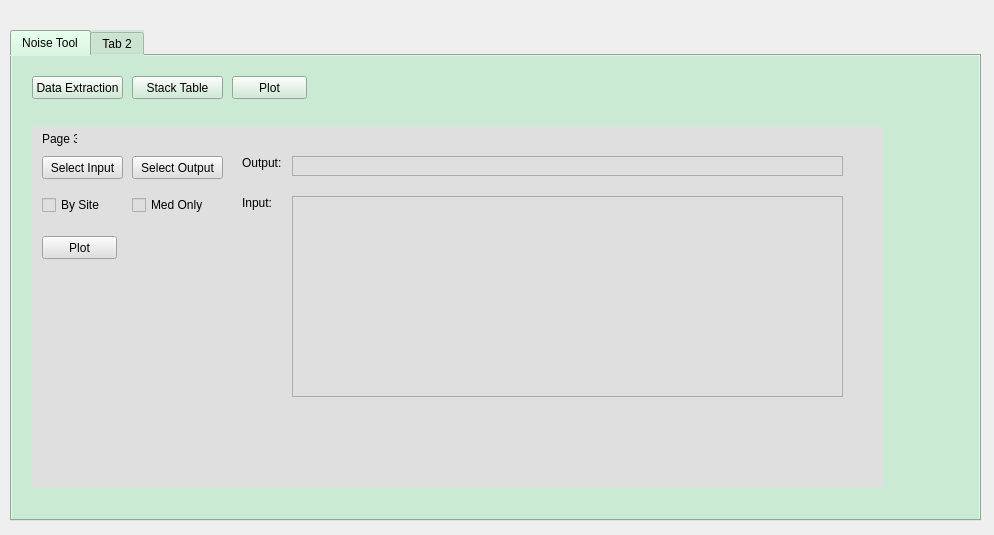
<?xml version="1.0" encoding="UTF-8"?>
<ui version="4.0">
 <class>Form</class>
 <widget class="QWidget" name="Form">
  <property name="geometry">
   <rect>
    <x>0</x>
    <y>0</y>
    <width>994</width>
    <height>535</height>
   </rect>
  </property>
  <property name="windowTitle">
   <string>Form</string>
  </property>
  <widget class="QTabWidget" name="tabWidget">
   <property name="geometry">
    <rect>
     <x>10</x>
     <y>30</y>
     <width>971</width>
     <height>491</height>
    </rect>
   </property>
   <property name="focusPolicy">
    <enum>Qt::NoFocus</enum>
   </property>
   <property name="styleSheet">
    <string notr="true">background-color: rgb(202, 234, 211);</string>
   </property>
   <property name="currentIndex">
    <number>0</number>
   </property>
   <widget class="QWidget" name="noise_tab">
    <property name="mouseTracking">
     <bool>false</bool>
    </property>
    <property name="focusPolicy">
     <enum>Qt::ClickFocus</enum>
    </property>
    <attribute name="title">
     <string>Noise Tool</string>
    </attribute>
    <widget class="QPushButton" name="data_extraction_tab_btn">
     <property name="geometry">
      <rect>
       <x>20</x>
       <y>20</y>
       <width>91</width>
       <height>23</height>
      </rect>
     </property>
     <property name="text">
      <string>Data Extraction</string>
     </property>
    </widget>
    <widget class="QPushButton" name="stack_table_tab_btn">
     <property name="geometry">
      <rect>
       <x>120</x>
       <y>20</y>
       <width>91</width>
       <height>23</height>
      </rect>
     </property>
     <property name="text">
      <string>Stack Table</string>
     </property>
    </widget>
    <widget class="QPushButton" name="plot_tab_btn">
     <property name="geometry">
      <rect>
       <x>220</x>
       <y>20</y>
       <width>75</width>
       <height>23</height>
      </rect>
     </property>
     <property name="text">
      <string>Plot</string>
     </property>
    </widget>
    <widget class="QStackedWidget" name="stack_widget">
     <property name="geometry">
      <rect>
       <x>20</x>
       <y>70</y>
       <width>851</width>
       <height>361</height>
      </rect>
     </property>
     <property name="styleSheet">
      <string notr="true">background-color: rgb(223, 223, 223);</string>
     </property>
     <property name="currentIndex">
      <number>2</number>
     </property>
     <widget class="QWidget" name="page">
      <widget class="QLabel" name="page1">
       <property name="geometry">
        <rect>
         <x>10</x>
         <y>5</y>
         <width>35</width>
         <height>15</height>
        </rect>
       </property>
       <property name="text">
        <string>Page 1</string>
       </property>
      </widget>
     </widget>
     <widget class="QWidget" name="page_2">
      <widget class="QLabel" name="page2">
       <property name="geometry">
        <rect>
         <x>10</x>
         <y>5</y>
         <width>35</width>
         <height>15</height>
        </rect>
       </property>
       <property name="text">
        <string>Page 2</string>
       </property>
      </widget>
     </widget>
     <widget class="QWidget" name="page_3">
      <widget class="QLabel" name="page3">
       <property name="geometry">
        <rect>
         <x>10</x>
         <y>5</y>
         <width>35</width>
         <height>15</height>
        </rect>
       </property>
       <property name="text">
        <string>Page 3</string>
       </property>
      </widget>
      <widget class="QCheckBox" name="by_site_box">
       <property name="geometry">
        <rect>
         <x>10</x>
         <y>70</y>
         <width>64</width>
         <height>18</height>
        </rect>
       </property>
       <property name="text">
        <string>By Site</string>
       </property>
      </widget>
      <widget class="QCheckBox" name="med_only_box">
       <property name="geometry">
        <rect>
         <x>100</x>
         <y>70</y>
         <width>81</width>
         <height>18</height>
        </rect>
       </property>
       <property name="text">
        <string>Med Only</string>
       </property>
      </widget>
      <widget class="QPushButton" name="plot_btn">
       <property name="geometry">
        <rect>
         <x>10</x>
         <y>110</y>
         <width>75</width>
         <height>23</height>
        </rect>
       </property>
       <property name="text">
        <string>Plot</string>
       </property>
      </widget>
      <widget class="QPushButton" name="input_select_btn">
       <property name="geometry">
        <rect>
         <x>10</x>
         <y>30</y>
         <width>81</width>
         <height>23</height>
        </rect>
       </property>
       <property name="text">
        <string>Select Input</string>
       </property>
      </widget>
      <widget class="QListView" name="file_list_view">
       <property name="geometry">
        <rect>
         <x>260</x>
         <y>70</y>
         <width>551</width>
         <height>201</height>
        </rect>
       </property>
      </widget>
      <widget class="QTextEdit" name="output_text">
       <property name="geometry">
        <rect>
         <x>260</x>
         <y>30</y>
         <width>551</width>
         <height>20</height>
        </rect>
       </property>
       <property name="verticalScrollBarPolicy">
        <enum>Qt::ScrollBarAlwaysOff</enum>
       </property>
      </widget>
      <widget class="QLabel" name="Output">
       <property name="geometry">
        <rect>
         <x>210</x>
         <y>30</y>
         <width>47</width>
         <height>14</height>
        </rect>
       </property>
       <property name="text">
        <string>Output:</string>
       </property>
      </widget>
      <widget class="QLabel" name="Input">
       <property name="geometry">
        <rect>
         <x>210</x>
         <y>70</y>
         <width>47</width>
         <height>14</height>
        </rect>
       </property>
       <property name="text">
        <string>Input:</string>
       </property>
      </widget>
      <widget class="QPushButton" name="output_select_btn">
       <property name="geometry">
        <rect>
         <x>100</x>
         <y>30</y>
         <width>91</width>
         <height>23</height>
        </rect>
       </property>
       <property name="text">
        <string>Select Output</string>
       </property>
      </widget>
     </widget>
    </widget>
   </widget>
   <widget class="QWidget" name="tab_2">
    <attribute name="title">
     <string>Tab 2</string>
    </attribute>
   </widget>
  </widget>
 </widget>
 <resources/>
 <connections/>
</ui>
